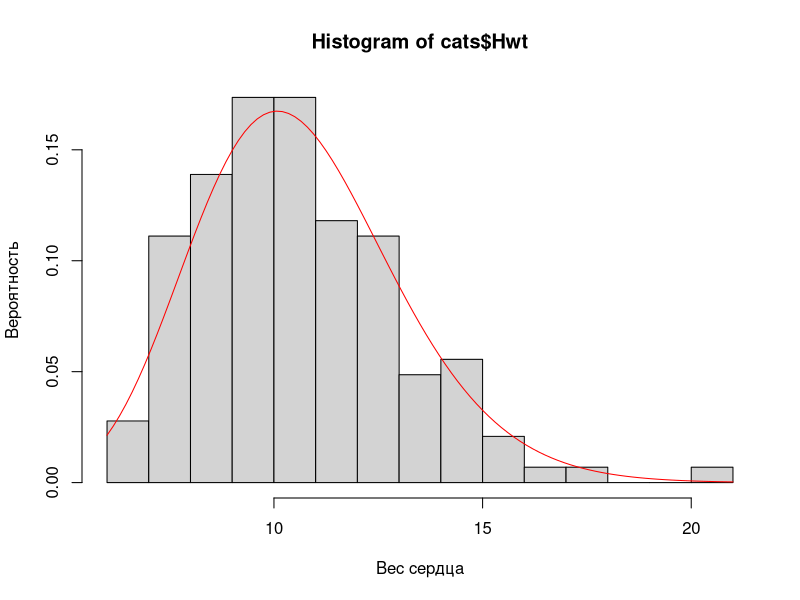
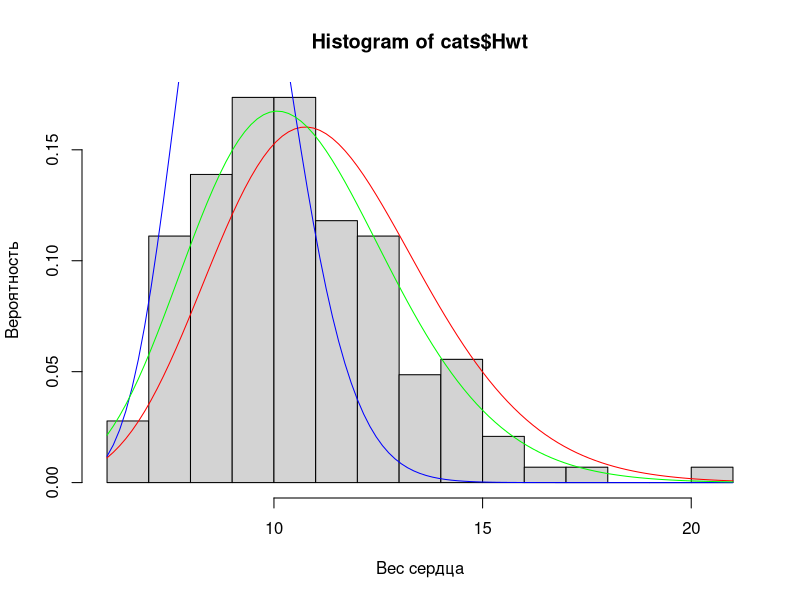

Write the R code that produced these figures, in order.
## ---- chunk 1
knitr::opts_chunk$set(echo = TRUE)
## ---- chunk 2
library(MASS)
data(cats)
## ---- chunk 3
summary(cats)
# Представлены пол животных, а также количественные оценки веса тел и сердец.
## ---- chunk 4
m <- mean(cats$Hwt)
sko <- sd(cats$Hwt)
disp <- var(cats$Hwt)
# Среднее (mean) можно увидить, выполнив summary(cats)
## ---- chunk 5
a <- round(m**2/disp, 3)
s <- round(disp/m, 3)
## ---- chunk 6
my.gamma <- function(x)
{
  m <- mean(x)
  disp <- var(x)
  a <- round(m**2/disp, 3)
  s <- round(disp/m, 3)
  return(c(a, s))
}
## ---- chunk 7
my.gamma(cats$Hwt)
#Результаты выполнения функции совпадают со значениями рассчитанными ранее, т.к. выполняются одни и те же действия.
## ---- chunk 8
hist(cats$Hwt, xlab = "Вес сердца", ylab = "Вероятность", breaks = 20, probability = T)
curve(dgamma(x, shape = a, scale = s), add = T, col = "red")
## ---- chunk 9
Male <- my.gamma(cats$Hwt[cats$Sex == "M"])
Female <- my.gamma(cats$Hwt[cats$Sex == "F"])
## ---- chunk 10
hist(cats$Hwt, xlab = "Вес сердца", ylab = "Вероятность", breaks = 20, probability = T)
curve(dgamma(x, shape = Male[1], scale = Male[2]), add = T, col = "red")
curve(dgamma(x, shape = Female[1], scale = Female[2]), add = T, col = "blue")
curve(dgamma(x, shape = a, scale = s), add = T, col = "green")
## ---- chunk 11
male <- cats[cats$Sex == "M",]
female <- cats[cats$Sex == "F",]
par<-data.frame(a1=0, s1=0, a2=0, s2=0)
for(k in 1:5){
n1 <- sample(dim(male)[1])
n2 <- sample(dim(female)[1])
N1.1 <- male[n1[1:as.integer(length(n1)/2)],]
N1.2 <- male[n1[ceiling(length(n1)/2):(length(n1)-1)],]
N2.1 <- female[n2[1:as.integer(length(n2)/2)],]
N2.2 <- female[n2[ceiling(length(n2)/2):(length(n2)-1)],]
group1 <- rbind(N1.1, N2.1)
group2 <- rbind(N1.2, N2.2)
par1 <- my.gamma(group1$Hwt)
par2 <- my.gamma(group2$Hwt)
p <- data.frame(a1=par1[1], s1=par1[2], a2=par2[1], s2=par2[2])
par <- rbind(par, p)
}

par <- par[-1, ]

# Средняя разница
dif_a <- abs(mean(par[ , c("a1")]-par[ , c("a2")]))
dif_s <- abs(mean(par[ , c("s1")]-par[ , c("s2")]))
## ---- chunk 12
# Показатели a и s незначительно отличаются как между группами, так и между любой группой и всей выборкой в целом. Однако показатели a и s для кошек сильно отличаются от показателей всей выборки в целом и показателей котов в частности. 
